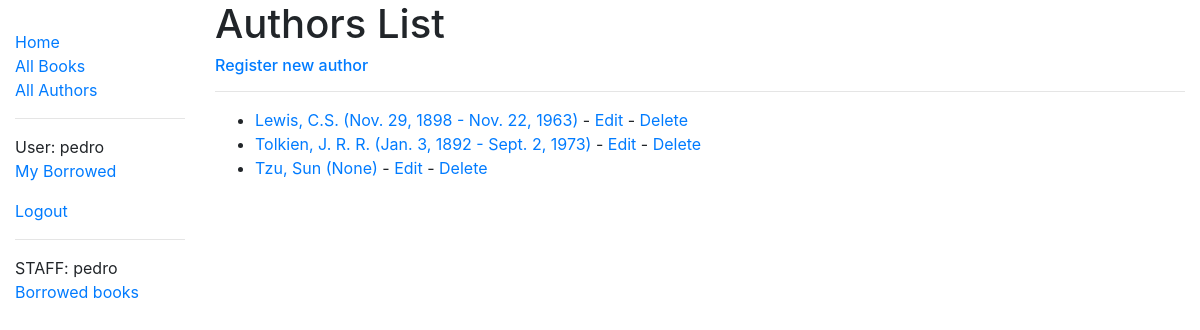
Page /catalog/authors/ (signed in) on the earlier database version.
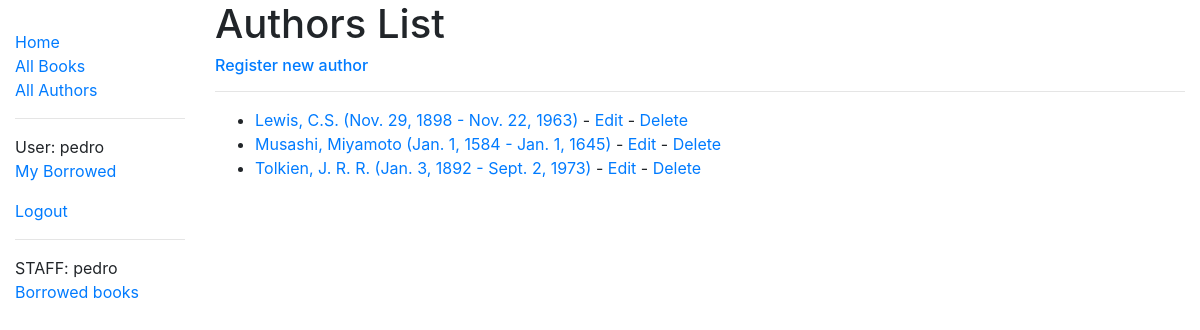
Same page on the later database version.
### catalog/models.py (models this page shows)
class Author(models.Model):
    first_name = models.CharField(max_length=100)
    last_name = models.CharField(max_length=100)
    date_of_birth = models.DateField(null=True, blank=True)
    date_of_death = models.DateField('Died', null=True, blank=True)
    class Meta:
        ordering = ['last_name', 'first_name']
    def get_absolute_url(self):
        return reverse('author-detail', args=[str(self.id)])
    def __str__(self):
        return f'{self.last_name}, {self.first_name}'

### catalog/views.py (the view)
# urls.py: path('authors/', views.AuthorListView.as_view(), name='authors'),
class AuthorListView(LoginRequiredMixin, generic.ListView):
    model = Author
    context_object_name = 'author_list'
    template_name = 'catalog/author_list.html'

### templates/catalog/author_list.html
{% extends 'base.html' %}
{% block content %}
  <h1>Authors List</h1>
  {% if user.is_staff %}
    <h6>
      <a href="{% url 'author-create' %}">Register new author</a>
    </h6>
  {% endif %}
  {% if author_list %}
    <hr>
    <ul>
      {% for author in author_list %}
        <li>
          <a href="{{ author.get_absolute_url }}">{{ author }} ({{author.date_of_birth}}{% if author.date_of_death %}  - {{author.date_of_death}}{% endif %})</a> {% if user.is_staff %} {% if perms.can_mark_as_returned %}- <a href="{% url 'author-update' author.id %}">Edit</a> {% endif %} {% endif %}  {% if user.is_staff %} - <a href="{% url 'author-delete' author.id %}">Delete </a> {% endif %}
        </li>
      {% endfor %}
    </ul>
  {% else %}
    <p> There are no authors available. </p>
  {% endif %}
{% endblock %}

### templates/base.html (shortened to what this page needs)
<!DOCTYPE html>
<html lang="en">
<head>
  <link rel="stylesheet" href="https://stackpath.bootstrapcdn.com/bootstrap/4.1.3/css/bootstrap.min.css">
  {% load static %}
  <link rel="stylesheet" href="{% static 'css/styles.css' %}">
</head>
<body>
  <div class="container-fluid">
    <div class="row">
      <div class="col-sm-2">
        {%block sidebar %}
        <nav>
          {%if user.is_authenticated %}
            <ul class="sidebar-nav">
                <li><a href="{% url 'index' %}">Home</a></li>
                <li><a href="{% url 'book' %}">All Books</a></li>
                <li><a href="{% url 'authors' %}">All Authors</a></li>
              <hr>
              {% if user.is_authenticated %}
                <li>User: {{ user.get_username }}</li>
                <li><a href="{% url 'my-borrowed' %}">My Borrowed</a></li>
                <li><a href="{% url 'logout' %}?next={{request.path}}">Logout</a></li>
              {% else %}
                <li><a href="{% url 'login' %}?next={{request.path}}">Login</a></li>
              {% endif %}
              {% if user.is_staff %}
              <hr>
              <li>STAFF: {{ user.get_username }}</li>
              {% if perms.catalog.can_mark_returned %}
                <li><a href="{% url 'all-borrowed' %}">Borrowed books</a></li>
              {% endif %}
            {% endif %}
            </ul>
          {% endif %}
        </nav>
        {% endblock %}
      </div>
      <div class="col-sm-10">{% block content %}{% endblock %}</div>
    </div>
  </div>
</body>
</html>

### catalog/static/css/styles.css (style rules this page uses)
.sidebar-nav { margin-top: 30px; padding: 0; list-style: none; }

Differences in the rows shown:
removed Author: last_name+first_name "Tzu, Sun", date_of_birth "None"
added Author: last_name+first_name "Musashi, Miyamoto", date_of_birth "Jan. 1, 1584", date_of_death "Jan. 1, 1645"
